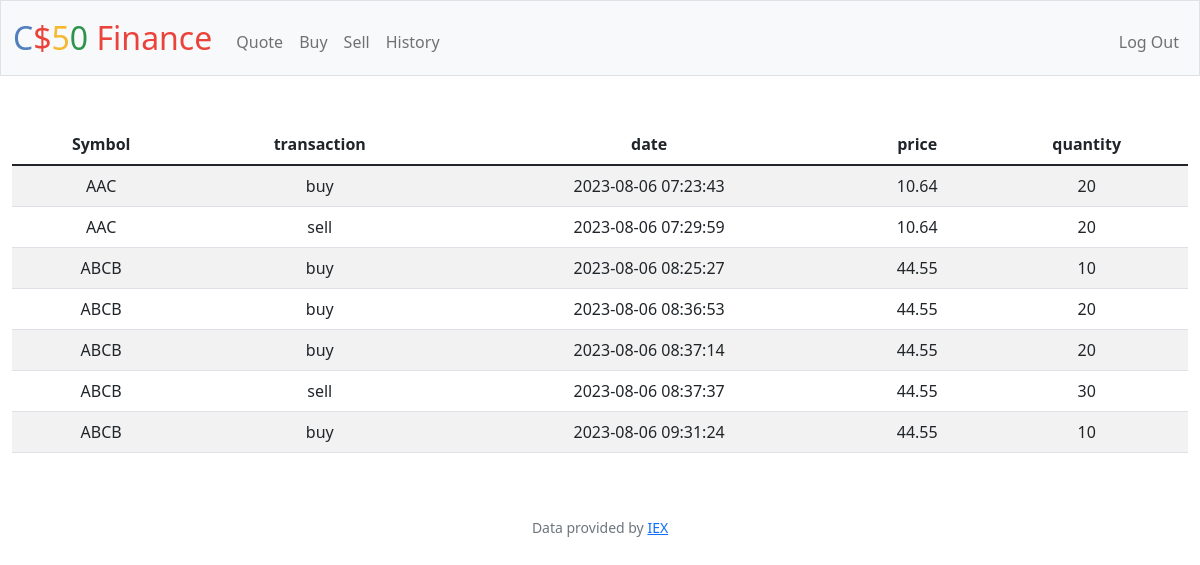
Screenshot of /history (signed in) with the database file from the repository.
### tables this page shows
CREATE TABLE transactions (
    id INTEGER PRIMARY KEY AUTOINCREMENT NOT NULL,
    user_id INTEGER NOT NULL,
    type TEXT NOT NULL,
    symbol TEXT NOT NULL,
    shares INTEGER NOT NULL,
    price_per_share DECIMAL(10,2) NOT NULL,
    total_value DECIMAL(10,2) NOT NULL,
    date DATETIME NOT NULL,
    FOREIGN KEY (user_id) REFERENCES users(id)
);

### app.py (the view)
@app.route("/history", methods=["GET"])
@login_required
def history():
    user = session["user_id"]
    history = db.execute("SELECT * FROM transactions WHERE user_id = ?;", user)
    return render_template("history.html", history=history)

### app.py (called while the page is built)
@app.after_request
def after_request(response):
    response.headers["Cache-Control"] = "no-cache, no-store, must-revalidate"
    response.headers["Expires"] = 0
    response.headers["Pragma"] = "no-cache"
    return response

### helpers.py (called while the page is built)
def login_required(f):
    @wraps(f)
    def decorated_function(*args, **kwargs):
        if session.get("user_id") is None:
            return redirect("/login")
        return f(*args, **kwargs)
    return decorated_function

### templates/history.html (shortened to what this page needs)
{% extends "layout.html" %}
{% block main %}
    <div>
        <table class="table table-striped">
            <thead>
                <tr>
                    <th>Symbol</th>
                    <th>transaction</th>
                    <th>date</th>
                    <th>price</th>
                    <th>quantity</th>
                </tr>
            </thead>
            <tbody>
                {% for row in history %}
                    <tr>
                        <td>{{ row["symbol"] }}</td>
                        <td>{{ row["type"] }}</td>
                        <td>{{ row["date"] }}</td>
                        <td>{{ row["price_per_share"] }}</td>
                        <td>{{ row["shares"] }}</td>
                    </tr>
                {% endfor %}
            </tbody>
        </table>
    </div>
{% endblock %}

### templates/layout.html (shortened to what this page needs)
<!DOCTYPE html>
<html lang="en">
    <head>
        <link href="https://cdn.jsdelivr.net/npm/bootstrap@5.1.3/dist/css/bootstrap.min.css" rel="stylesheet">
        <link href="/static/styles.css" rel="stylesheet">
    </head>
    <body>
        <nav class="bg-light border navbar navbar-expand-md navbar-light">
            <div class="container-fluid">
                <a class="navbar-brand" href="/"><span class="blue">C</span><span class="red">$</span><span class="yellow">5</span><span class="green">0</span> <span class="red">Finance</span></a>
                <div class="collapse navbar-collapse" id="navbar">
                    {% if session["user_id"] %}
                        <ul class="navbar-nav me-auto mt-2">
                            <li class="nav-item"><a class="nav-link" href="/quote">Quote</a></li>
                            <li class="nav-item"><a class="nav-link" href="/buy">Buy</a></li>
                            <li class="nav-item"><a class="nav-link" href="/sell">Sell</a></li>
                            <li class="nav-item"><a class="nav-link" href="/history">History</a></li>
                        </ul>
                        <ul class="navbar-nav ms-auto mt-2">
                            <li class="nav-item"><a class="nav-link" href="/logout">Log Out</a></li>
                        </ul>
                    {% else %}
                        <ul class="navbar-nav ms-auto mt-2">
                            <li class="nav-item"><a class="nav-link" href="/register">Register</a></li>
                            <li class="nav-item"><a class="nav-link" href="/login">Log In</a></li>
                        </ul>
                    {% endif %}
                </div>
            </div>
        </nav>
        <main class="container-fluid py-5 text-center">
            {% block main %}{% endblock %}
        </main>
        <footer class="mb-5 small text-center text-muted">
            Data provided by <a href="https://iexcloud.io/">IEX</a>
        </footer>
    </body>
</html>

### static/styles.css (style rules this page uses)
nav .navbar-brand { font-size: xx-large; }
nav .navbar-brand .blue { color: #537fbe; }
nav .navbar-brand .red { color: #ea433b; }
nav .navbar-brand .yellow { color: #f5b82e; }
nav .navbar-brand .green { color: #2e944b; }

### rows the page displays
transactions: symbol "AAC", type "buy", date "2023-08-06 07:23:43", price_per_share "10.64", shares "20"
transactions: symbol "AAC", type "sell", date "2023-08-06 07:29:59", price_per_share "10.64", shares "20"
transactions: symbol "ABCB", type "buy", date "2023-08-06 08:25:27", price_per_share "44.55", shares "10"
transactions: symbol "ABCB", type "buy", date "2023-08-06 08:36:53", price_per_share "44.55", shares "20"
transactions: symbol "ABCB", type "buy", date "2023-08-06 08:37:14", price_per_share "44.55", shares "20"
transactions: symbol "ABCB", type "sell", date "2023-08-06 08:37:37", price_per_share "44.55", shares "30"
transactions: symbol "ABCB", type "buy", date "2023-08-06 09:31:24", price_per_share "44.55", shares "10"
